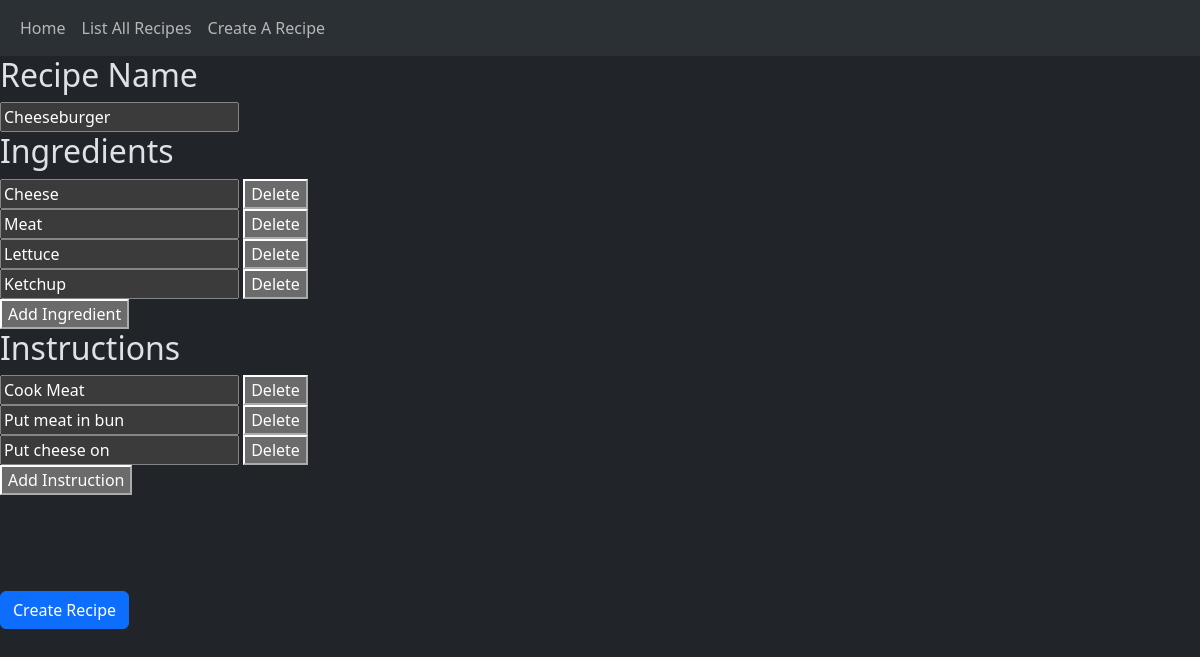
/recipes/edit/2, run on the app's committed database.
### src/models/recipe_model.py (models this page shows)
class BaseModel(Model):
    class Meta:
        database = db

class Recipes(BaseModel):
    id = PrimaryKeyField()
    name = CharField()
    created_at = TimestampField(default=datetime.now())
    updated_at = TimestampField(default=datetime.now())

class Ingredients(BaseModel):
    id = PrimaryKeyField()
    recipe = ForeignKeyField(Recipes, backref='ingredients')
    position = IntegerField()
    ingredient = CharField()
    created_at = TimestampField(default=datetime.now())
    updated_at = TimestampField(default=datetime.now())

class Instructions(BaseModel):
    id = PrimaryKeyField()
    recipe = ForeignKeyField(Recipes, backref='instructions')
    position = IntegerField()
    instruction = CharField()
    created_at = TimestampField(default=datetime.now())
    updated_at = TimestampField(default=datetime.now())

### src/controllers/recipe_controller.py (the view)
@app.route('/recipes/edit/<id>')
def edit_recipe(id):
    query_1 = Recipes().select(Recipes.name).where(Recipes.id == id).first()
    query_2 = Ingredients.select().where(Ingredients.recipe == id).order_by(Ingredients.position)
    query_3 = Instructions.select().where(Instructions.recipe == id).order_by(Instructions.position)
    recipe = {}
    recipe['name'] = query_1.name
    recipe['id'] = id
    recipe['ingredients'] = []
    for i, ele  in enumerate(query_2):
        recipe['ingredients'].append(ele.ingredient)
    recipe['instructions'] = []
    for i,ele in enumerate(query_3):
        recipe['instructions'].append(ele.instruction)
    return render_template('recipe_form.html', recipe=recipe)

### src/templates/recipe_form.html (shortened to what this page needs)
{% extends 'header.html' %}
{% block content %}
{% if 'id' in recipe %}
<form action="/submit_recipe/{{ recipe.id }}" method="post" id="recipe_form">
{% else %}
<form action="/submit_recipe" method="post" id="recipe_form">
{% endif %}
    <h2>Recipe Name</h2>
    {% if 'name' in recipe %}
    <input type="text" name="recipe" value="{{recipe.name}}">
    {% else %}
    <input type="text" name="recipe">
    {% endif %}
    <h2>Ingredients</h2>
    <div id="ingredients">
        {% if 'ingredients' in recipe %}
        {% for ingredient in recipe.ingredients %}
        <div class="ingredient">
            <input type="text" name="ingredient[]" value="{{ingredient}}">
            <button type="button" onclick="deleteElement(this)">Delete</button>
        </div>
        {% endfor %}
        {% else %}
        <div class="ingredient">
            <input type="text" name="ingredient[]">
            <button type="button" onclick="deleteElement(this)">Delete</button>
        </div>
        {% endif %}
    </div>
    <button type="button" class="" onclick="addIngredient()">Add Ingredient</button>
    <h2>Instructions</h2>
    <div id="instructions">
        {% if 'instructions' in recipe %}
        {% for instruction in recipe.instructions %}
        <div class="instruction">
            <input type="text" name="instruction[]" value="{{instruction}}">
            <button type="button" onclick="deleteElement(this)">Delete</button>
        </div>
        {% endfor %}
        {% else %}
        <div class="instruction">
            <input type="text" name="instruction[]">
            <button type="button" onclick="deleteElement(this)">Delete</button>
        </div>
        {% endif %}
    </div>
    <button type="button" class="" onclick="addInstruction()">Add Instruction</button>
    <br>
    <br>
    <br>
    <br>
    <br>
    <button class="btn btn-primary" type="submit">Create Recipe</button>
</form>
{% endblock %}

### data on the page
Recipes: recipe "Cheeseburger"
Ingredients: ingredient "Cheese"
Ingredients: ingredient "Meat"
Ingredients: ingredient "Lettuce"
Ingredients: ingredient "Ketchup"
Instructions: instruction "Cook Meat"
Instructions: instruction "Put meat in bun"
Instructions: instruction "Put cheese on"
